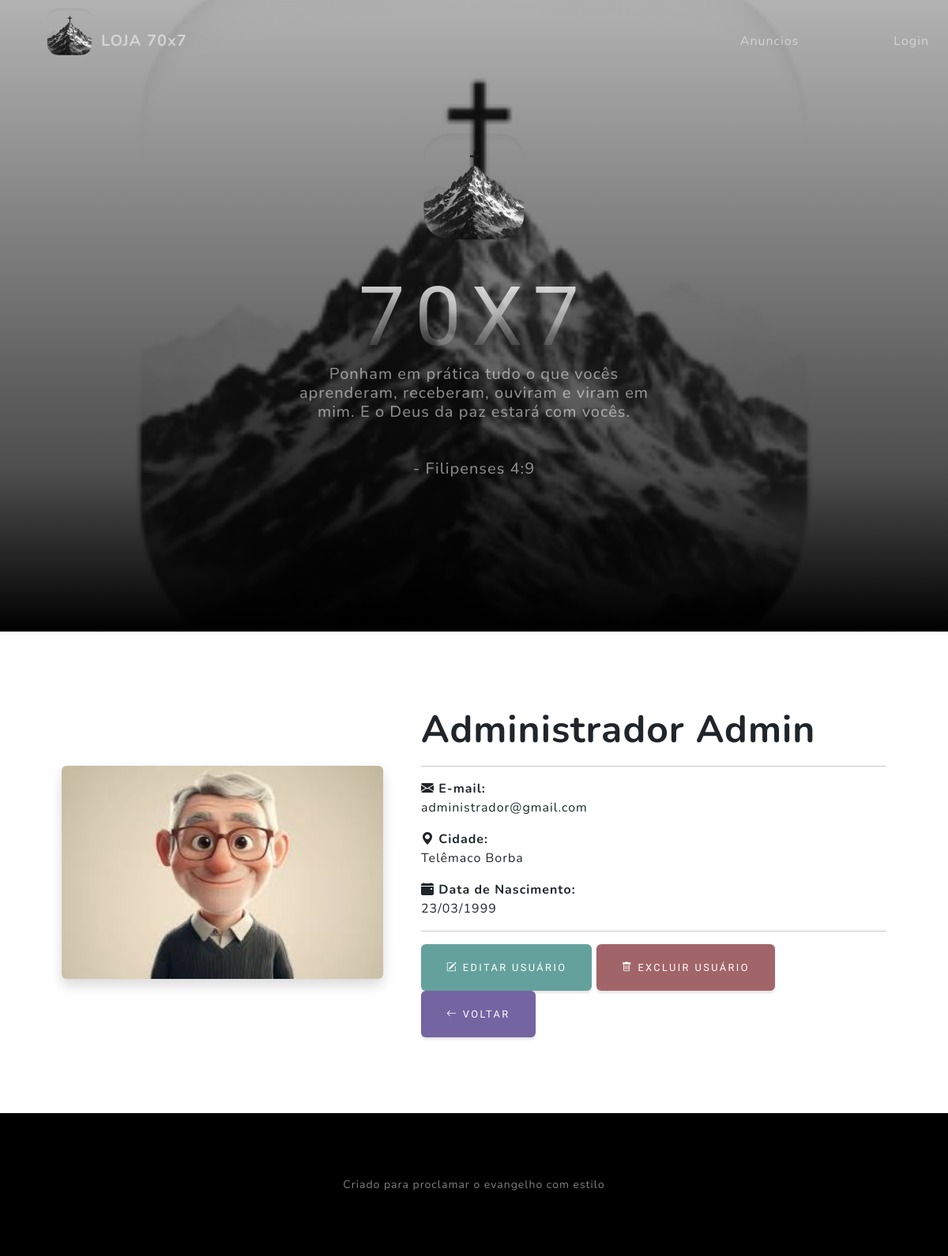
The app's page /visualizarUsuario.php?idUsuario=1 with its own data.
### tables this page shows
CREATE TABLE `usuarios` (
  `idUsuario` int(11) NOT NULL,
  `fotoUsuario` varchar(100) NOT NULL,
  `nomeUsuario` varchar(50) NOT NULL,
  `dataNascimentoUsuario` date NOT NULL,
  `cidadeUsuario` varchar(30) NOT NULL,
  `emailUsuario` varchar(50) NOT NULL,
  `senhaUsuario` varchar(100) NOT NULL,
  `nivelUsuario` varchar(15) NOT NULL
);

### visualizarUsuario.php (the view, shortened to what this page needs)
<?php
include "header.php";
include "conexaoBD.php";
if (isset($_GET['idUsuario'])) {
    $idUsuario = (int) $_GET['idUsuario'];
    $buscarUsuario = "
        SELECT *
        FROM usuarios
        WHERE idUsuario = $idUsuario
    ";
    $resUsuario = mysqli_query($conn, $buscarUsuario);
    if (mysqli_num_rows($resUsuario) > 0) {
        $usuario = mysqli_fetch_assoc($resUsuario);
        $fotoUsuario = $usuario['fotoUsuario'];
        $nomeUsuario = $usuario['nomeUsuario'];
        $dataNascimentoUsuario = $usuario['dataNascimentoUsuario'];
        $cidadeUsuario = $usuario['cidadeUsuario'];
        $emailUsuario = $usuario['emailUsuario'];
    } else {
        echo "<div class='alert alert-danger text-center'>Usuário não encontrado!</div>";
        include "footer.php";
        exit();
    }
} else {
    echo "<div class='alert alert-danger text-center'>ID do usuário não informado!</div>";
    include "footer.php";
    exit();
}
?>
<section class="py-5">
    <div class="container px-4 px-lg-5 my-5">
        <div class="row gx-5 align-items-center">
            <div class="col-md-5 text-center">
                <img class="img-produto-principal rounded shadow" <?php echo $Usuario['fotoUsuario']; ?>
                    src="<?php echo htmlspecialchars($fotoUsuario); ?>"
                    alt="<?php echo htmlspecialchars($nomeUsuario); ?>">
            </div>
            <div class="col-md-7">
                <h1 class="display-5 fw-bold">
                    <?php echo htmlspecialchars($nomeUsuario); ?>
                </h1>
                <hr>
                <p>
                    <strong><i class="bi bi-envelope-fill"></i> E-mail:</strong><br>
                    <?php echo htmlspecialchars($emailUsuario); ?>
                </p>
                <p>
                    <strong><i class="bi bi-geo-alt-fill"></i> Cidade:</strong><br>
                    <?php echo htmlspecialchars($cidadeUsuario); ?>
                </p>
                <p>
                    <strong><i class="bi bi-calendar-event-fill"></i> Data de Nascimento:</strong><br>
                    <?php echo date('d/m/Y', strtotime($dataNascimentoUsuario)); ?>
                </p>
                <hr>
                <a href="formEditarUsuario.php?idUsuario=<?php echo $idUsuario; ?>" class="btn btn-primary">
                    <i class="bi bi-pencil-square"></i>
                    Editar Usuário
                </a>
                <a href="actionExcluirUsuario.php#?idUsuario=<?php echo $idUsuario; ?>" class="btn btn-danger"
                    onclick="return confirm('Tem certeza que deseja excluir este usuário? Esta ação não pode ser desfeita!')">
                    <i class="bi bi-trash"></i>
                    Excluir Usuário
                </a>
                <a href="listarUsuarios.php#Usuarios" class="btn btn-secondary">
                    <i class="bi bi-arrow-left"></i>
                    Voltar
                </a>
            </div>
        </div>
    </div>
</section>
<?php include "footer.php"; ?>

### visualizarUsuario.php (style rules this page uses)
.img-produto-principal { width: 100%; max-height: 450px; object-fit: contain; }

### records on screen
usuarios: fotoUsuario (picture), nomeUsuario "Administrador Admin", emailUsuario "administrador@gmail.com", cidadeUsuario "Telêmaco Borba", dataNascimentoUsuario "23/03/1999"
